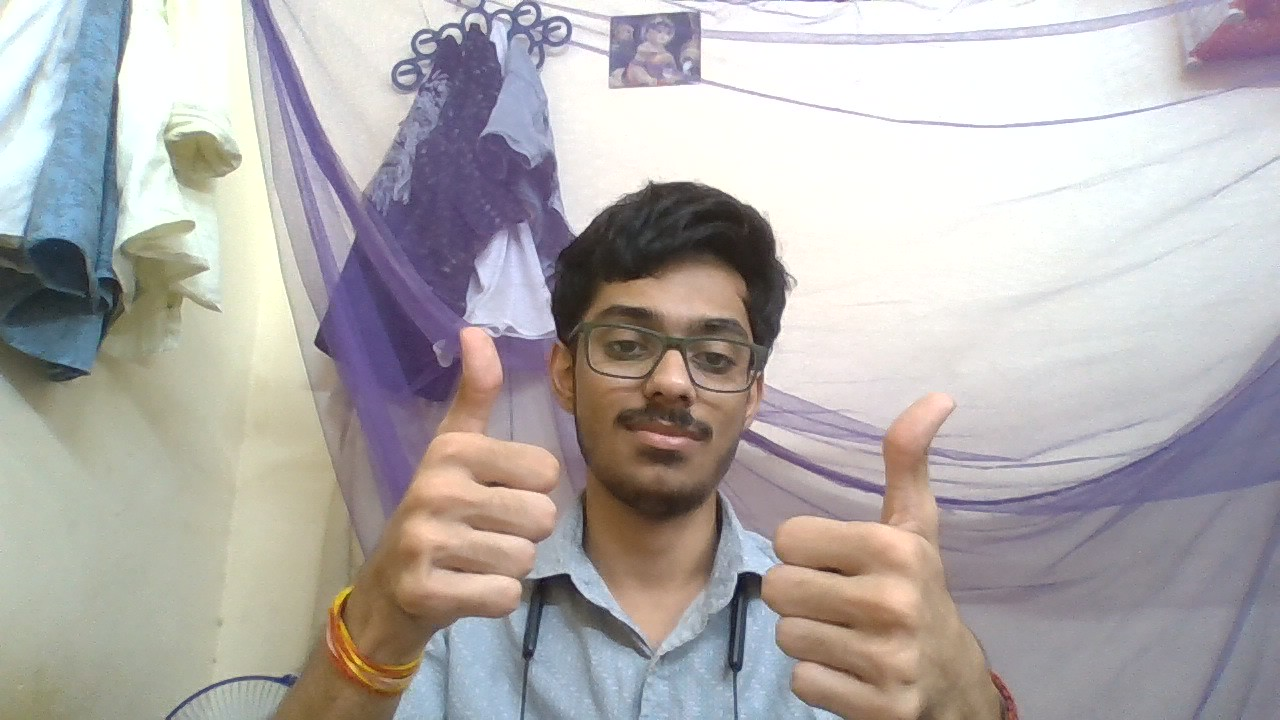
#> input picture biometric_data/faces/vatsal/training/WIN_20251107_18_22_55_Pro_1762624090368.jpg, 1280 x 720 px, given in place of the camera
$ python show_camera_standalone.py
#> lines starting #> are read from the running program, lines starting #| are printed output that depends on the picture; after the words box and inside, x2 and y2 are one past the last pixel; in counts of white or black regions, pixels touching at a corner belong together
#!/usr/bin/env python3
"""
Standalone Face Recognition Camera - No Module Imports
This version has all code inline to avoid cache issues
"""

import cv2
import os
import pickle
import numpy as np


def main():
    print("=" * 70)
    print("📹 VATSAL AI - Face Recognition Camera (Standalone)")
    print("=" * 70)
    print()

    model_path = "biometric_data/faces/models/face_model.yml"
    labels_path = "biometric_data/faces/models/labels.pkl"

    recognizer = None
    labels = {}
    reverse_labels = {}
    model_loaded = False
    distance_threshold = 48

    if os.path.exists(model_path):
        print("🧠 Loading face recognition model...")
        try:
            recognizer = cv2.face.LBPHFaceRecognizer_create(
                radius=1,
                neighbors=8,
                grid_x=8,
                grid_y=8
            )

            print("   Loading model file...")
            recognizer.read(model_path)
            print("   Model file loaded!")

            if not os.path.exists(labels_path):
                labels_path = "biometric_data/faces/models/labels.pkl"

            with open(labels_path, 'rb') as f:
                labels = pickle.load(f)

            reverse_labels = {v: k for k, v in labels.items()}
            model_loaded = True

            print(f"✅ Ready to recognize: {list(labels.keys())}")
            print(f"📊 Distance threshold: {distance_threshold}")
        except Exception as e:
            print(f"⚠️  Model failed to load: {e}")
            model_loaded = False
    else:
        print("⚠️  No trained model found")
        print("   Run: python train_boi_face.py")

    print()
    print("📹 Opening camera...")

    cap = cv2.VideoCapture(0)

    if not cap.isOpened():
        print("❌ Could not open camera!")
        return

    cap.set(cv2.CAP_PROP_FRAME_WIDTH, 640)
    cap.set(cv2.CAP_PROP_FRAME_HEIGHT, 480)

    print("✅ Camera ready!")
    print()
    print("🎯 Controls:")
    print("   Press 'q' to quit")
    print("   Press 's' to save snapshot")
    print("   Press '+' to increase threshold (more lenient)")
    print("   Press '-' to decrease threshold (more strict)")
    print()
    print("=" * 70)
    print()

    face_cascade = cv2.CascadeClassifier(
        cv2.data.haarcascades + 'haarcascade_frontalface_default.xml'
    )

    snapshot_count = 0

    try:
        while True:
            ret, frame = cap.read()
#> frame is the input picture: shape (720, 1280, 3); mean B, G, R 172.3, 173, 177.6

            if not ret:
                print("❌ Failed to read from camera")
                break

            frame = cv2.flip(frame, 1)
            gray = cv2.cvtColor(frame, cv2.COLOR_BGR2GRAY)
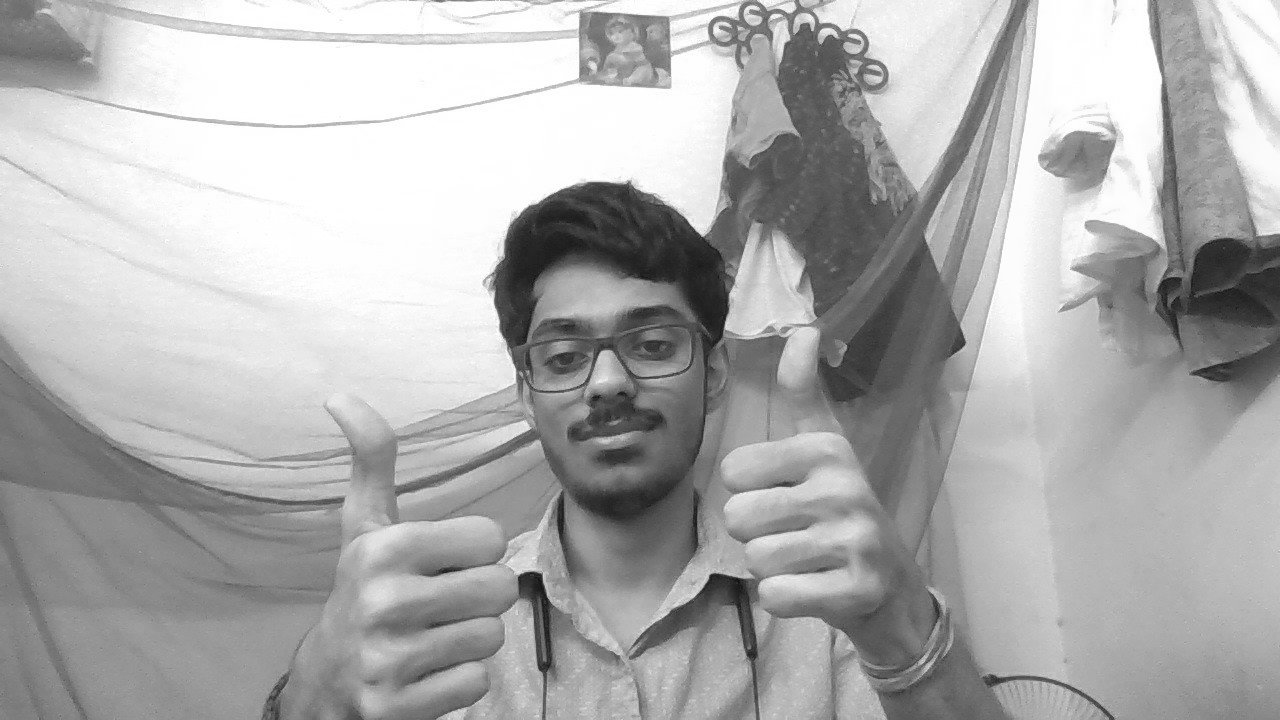
#> gray: shape (720, 1280); min 15, max 255, mean 174.3

            faces = face_cascade.detectMultiScale(
                gray,
                scaleFactor=1.1,
                minNeighbors=5,
                minSize=(100, 100)
            )
#> faces = [[487, 246, 248, 248]]

            for (x, y, w, h) in faces:
                if model_loaded:
                    face_roi = gray[y:y+h, x:x+w]
                    face_roi = cv2.resize(face_roi, (200, 200))
                    face_roi = cv2.equalizeHist(face_roi)

                    label, distance = recognizer.predict(face_roi)

                    if distance > distance_threshold:
                        name = "Unknown"
                        confidence = 0.0
                    else:
                        name = reverse_labels.get(label, "Unknown")

                        if distance < 30:
                            confidence = 100 - (distance * 0.5)
                        elif distance < 45:
                            confidence = 85 - ((distance - 30) * 0.67)
                        else:
                            confidence = max(50, 75 - ((distance - 45) * 1.5))

                    if name == "Unknown":
                        color = (0, 0, 255)
                        name_text = "UNKNOWN"
                        confidence_text = f"Distance: {distance:.1f}"
                        status_text = "ACCESS DENIED"
                    elif confidence > 75:
                        color = (0, 255, 0)
                        name_text = name.upper()
                        confidence_text = f"{confidence:.1f}%"
                        status_text = f"Distance: {distance:.1f}"
                    elif confidence > 60:
                        color = (0, 255, 255)
                        name_text = name.upper()
                        confidence_text = f"{confidence:.1f}%"
                        status_text = f"Distance: {distance:.1f}"
                    else:
                        color = (0, 165, 255)
                        name_text = name.upper()
                        confidence_text = f"{confidence:.1f}%"
                        status_text = f"Distance: {distance:.1f}"
                else:
                    color = (255, 0, 0)
                    name_text = "Face Detected"
                    confidence_text = "No Model"
                    status_text = "Training Required"

                cv2.rectangle(frame, (x, y), (x+w, y+h), color, 3)

                overlay = frame.copy()
                cv2.rectangle(overlay, (x, y - 80), (x + w, y), (0, 0, 0), -1)
                cv2.addWeighted(overlay, 0.6, frame, 0.4, 0, frame)

                cv2.putText(frame, name_text, (x + 5, y - 50),
                           cv2.FONT_HERSHEY_SIMPLEX, 0.9, (255, 255, 255), 2)

                cv2.putText(frame, confidence_text, (x + 5, y - 25),
                           cv2.FONT_HERSHEY_SIMPLEX, 1.0, color, 2)

                cv2.putText(frame, status_text, (x + 5, y - 5),
                           cv2.FONT_HERSHEY_SIMPLEX, 0.5, color, 1)
#> this loop made 1 pass
#> (x, y, w, h, color, name_text, confidence_text, status_text) on pass 1: (487, 246, 248, 248, (255, 0, 0), 'Face Detected', 'No Model', 'Training Required')
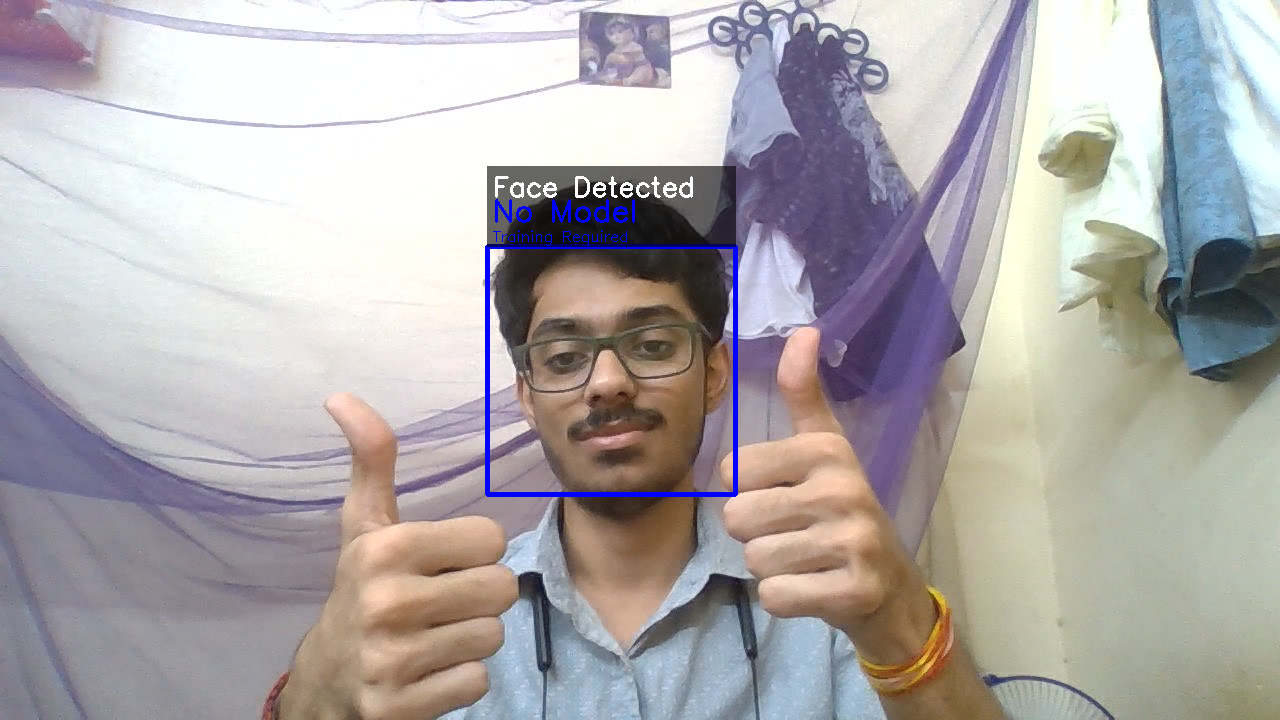
#> frame: shape (720, 1280, 3); mean B, G, R 171.6, 170.7, 175.2
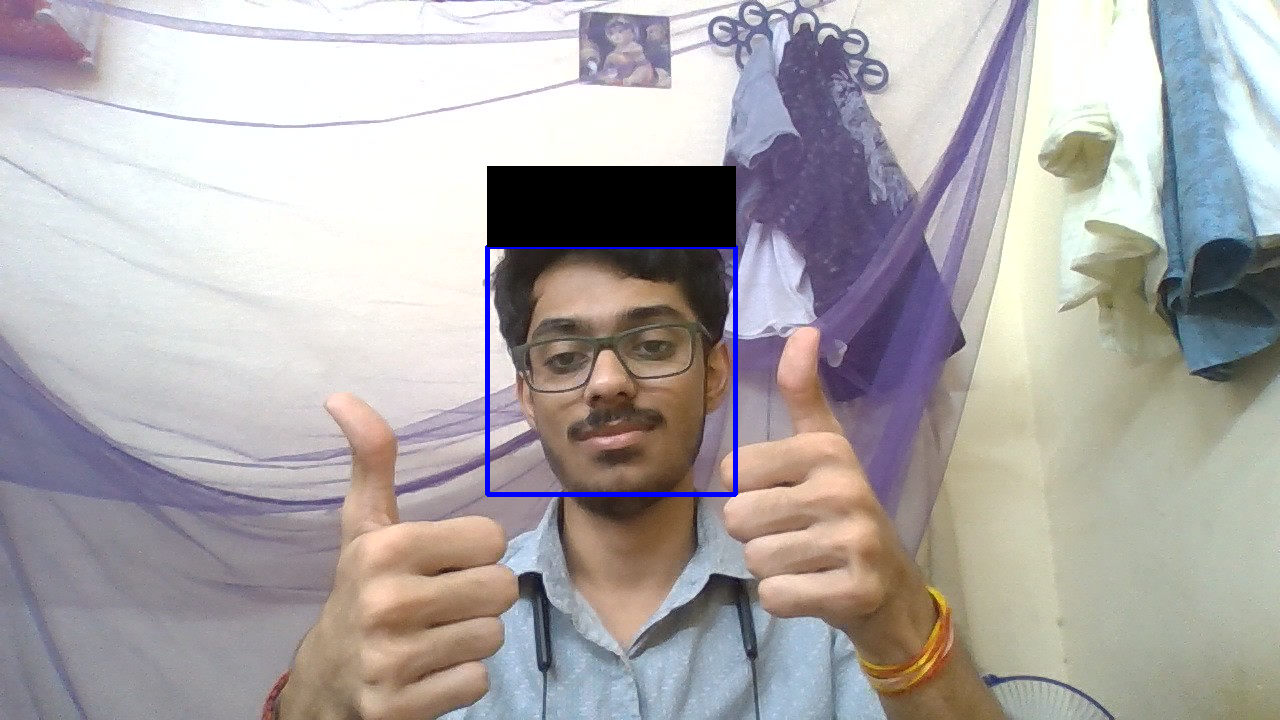
#> overlay: shape (720, 1280, 3); mean B, G, R 169.6, 169.2, 173.7

            info_text = f"Faces: {len(faces)}"
#> info_text = 'Faces: 1'
            if model_loaded:
                info_text += f" | Threshold: {distance_threshold:.0f}"
            info_text += " | q=quit s=save +/- adjust"
#> info_text = 'Faces: 1 | q=quit s=save +/- adjust'

            cv2.putText(frame, info_text, (10, frame.shape[0] - 20),
                       cv2.FONT_HERSHEY_SIMPLEX, 0.5, (255, 255, 255), 1)
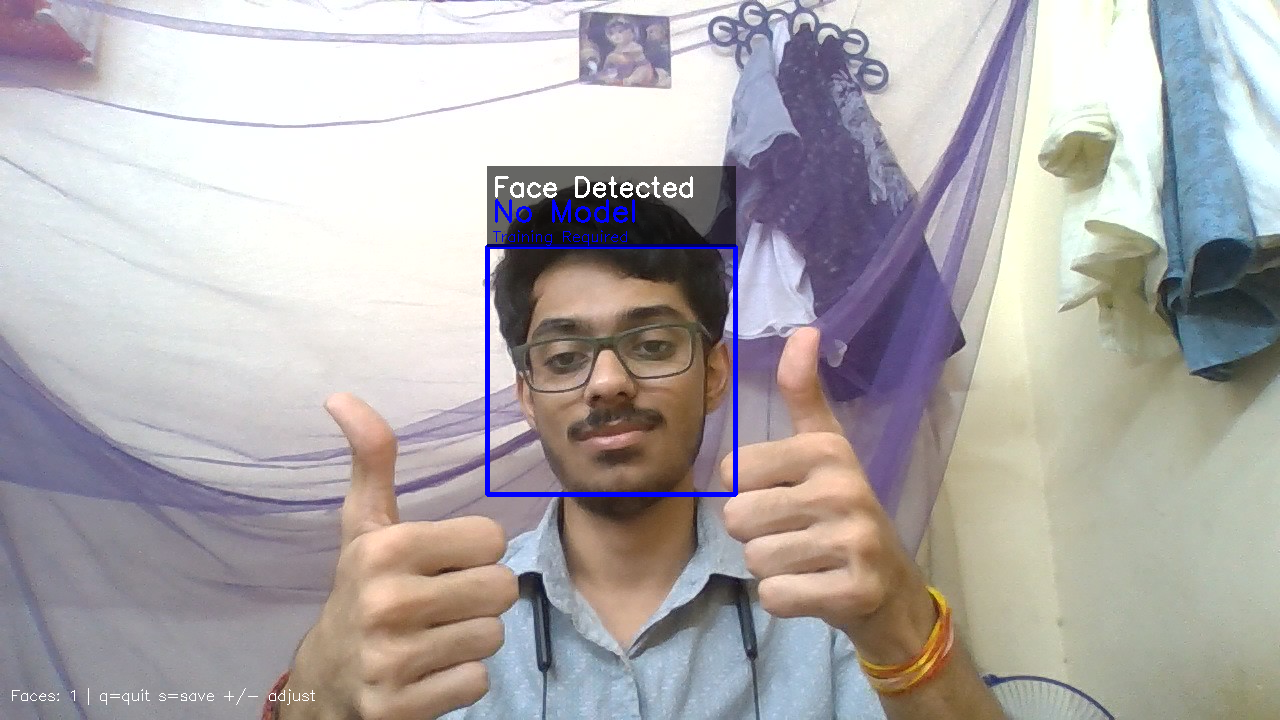
#> frame: shape (720, 1280, 3); 0.06% of pixels changed, all inside (x1, y1, x2, y2) = (12, 688, 315, 705)

            cv2.imshow('VATSAL AI - Face Recognition', frame)

            key = cv2.waitKey(1) & 0xFF
#> (key q is pressed here)

            if key == ord('q'):
                print("\n⏹️  Stopping camera...")
                break
            elif key == ord('s'):
                snapshot_count += 1
                filename = f"snapshot_{snapshot_count}.jpg"
                cv2.imwrite(filename, frame)
                print(f"📸 Saved: {filename}")
            elif key == ord('+') or key == ord('='):
                distance_threshold += 2
                print(f"Threshold increased to: {distance_threshold}")
            elif key == ord('-') or key == ord('_'):
                distance_threshold = max(10, distance_threshold - 2)
                print(f"Threshold decreased to: {distance_threshold}")

    except Exception as e:
        print(f"\n❌ Error: {e}")
        import traceback
        traceback.print_exc()

    finally:
        cap.release()
        cv2.destroyAllWindows()

    print("\n" + "=" * 70)
    print("✅ Camera closed!")
    if snapshot_count > 0:
        print(f"📸 Saved {snapshot_count} snapshot(s)")
    print("=" * 70)


if __name__ == "__main__":
    main()

$ run again, on biometric_data/faces/vatsal/training/WIN_20251107_18_24_42_Pro_1762624090366.jpg
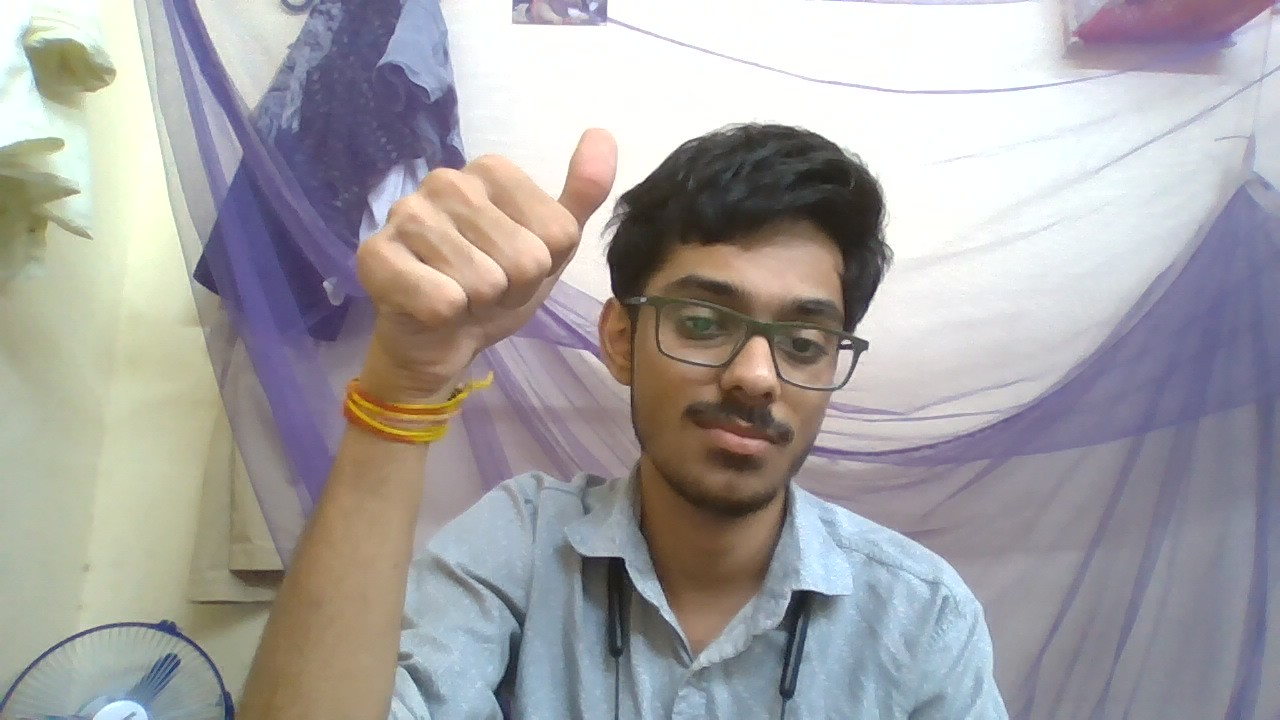
#> input picture biometric_data/faces/vatsal/training/WIN_20251107_18_24_42_Pro_1762624090366.jpg, 1280 x 720 px, given in place of the camera
#> in main, frame is the input picture: shape (720, 1280, 3); mean B, G, R 162.2, 161.6, 164.5
#> faces = [[382, 210, 291, 291]]
#> the loop in main, `for (x, y, w, h) in faces:` made 1 pass
#> (x, y, w, h, color, name_text, confidence_text, status_text) on pass 1: (382, 210, 291, 291, (255, 0, 0), 'Face Detected', 'No Model', 'Training Required')
#> after the loop in main, `for (x, y, w, h) in faces:`:
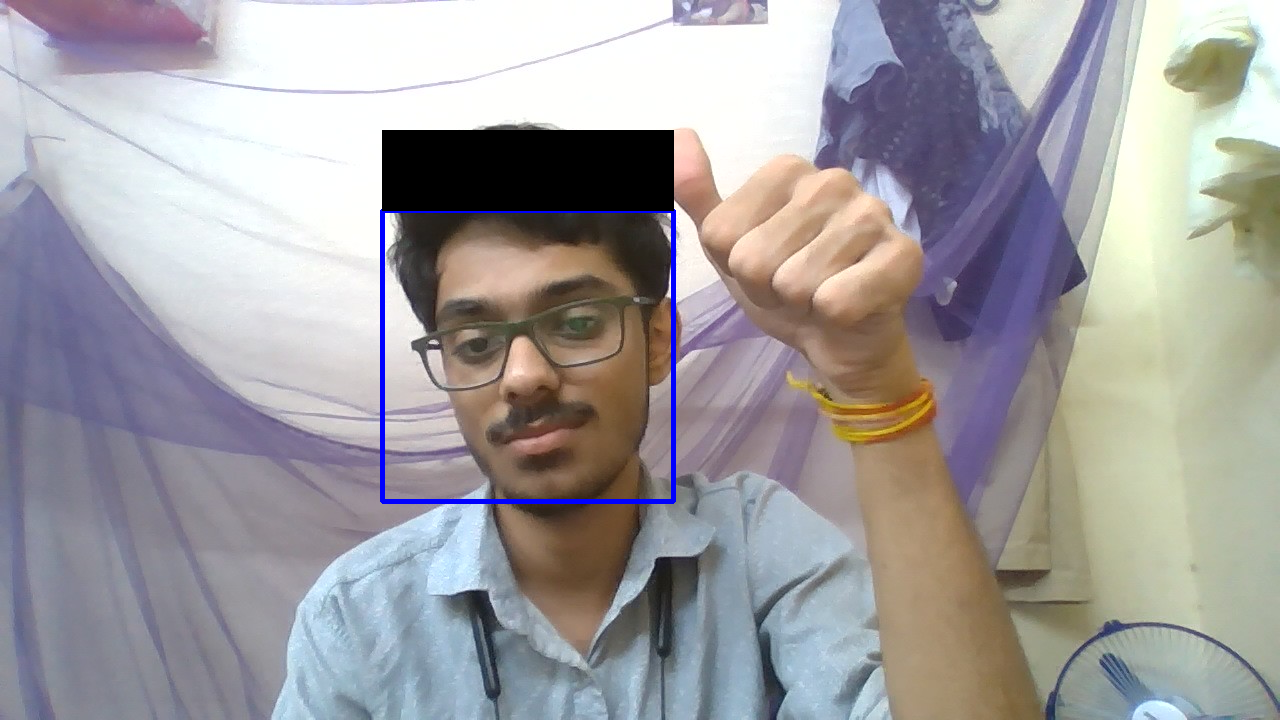
#> overlay: shape (720, 1280, 3); mean B, G, R 159.9, 157.9, 160.7
#> in main, `info_text = f"Faces: {len(faces)}"`: info_text = 'Faces: 1'
#> in main, `info_text += " | q=quit s=save +/- adjust"`: info_text = 'Faces: 1 | q=quit s=save +/- adjust'
#> in main, `cv2.putText(frame, info_text, (10, frame.shape[0] - 20), cv2.FONT_HERS..`:
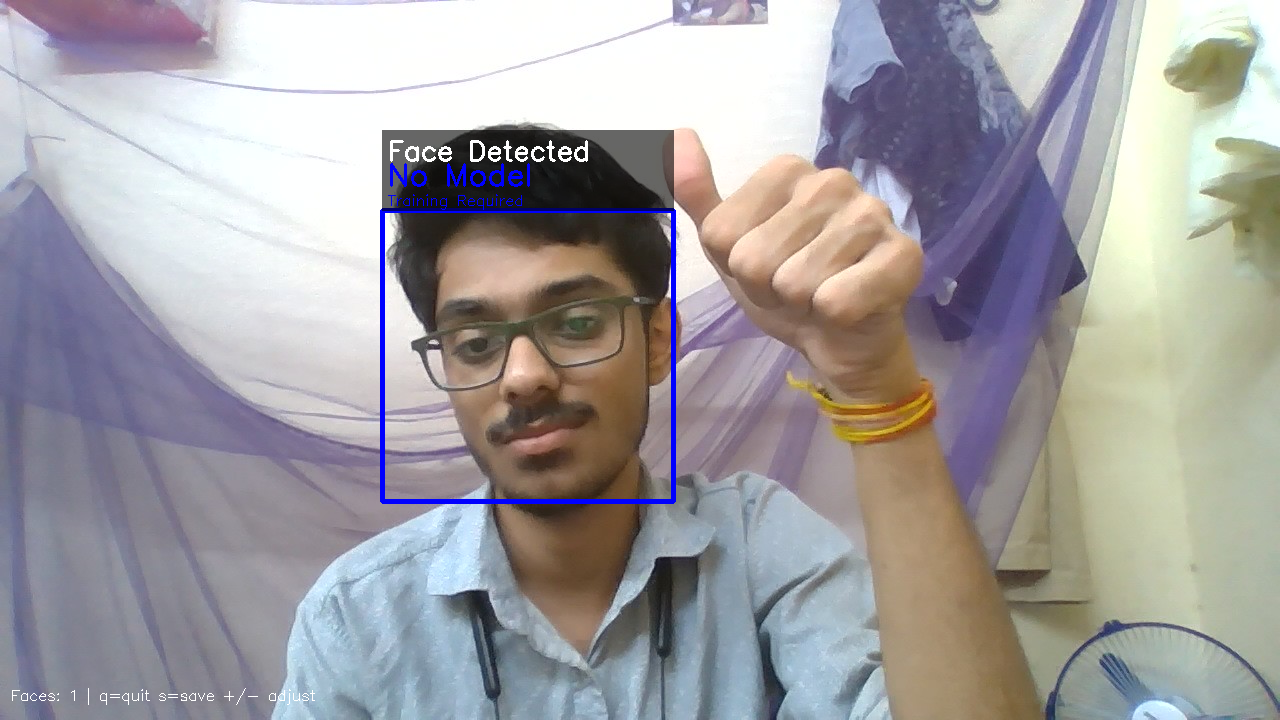
#> frame: shape (720, 1280, 3); mean B, G, R 161.9, 159.4, 162.2
